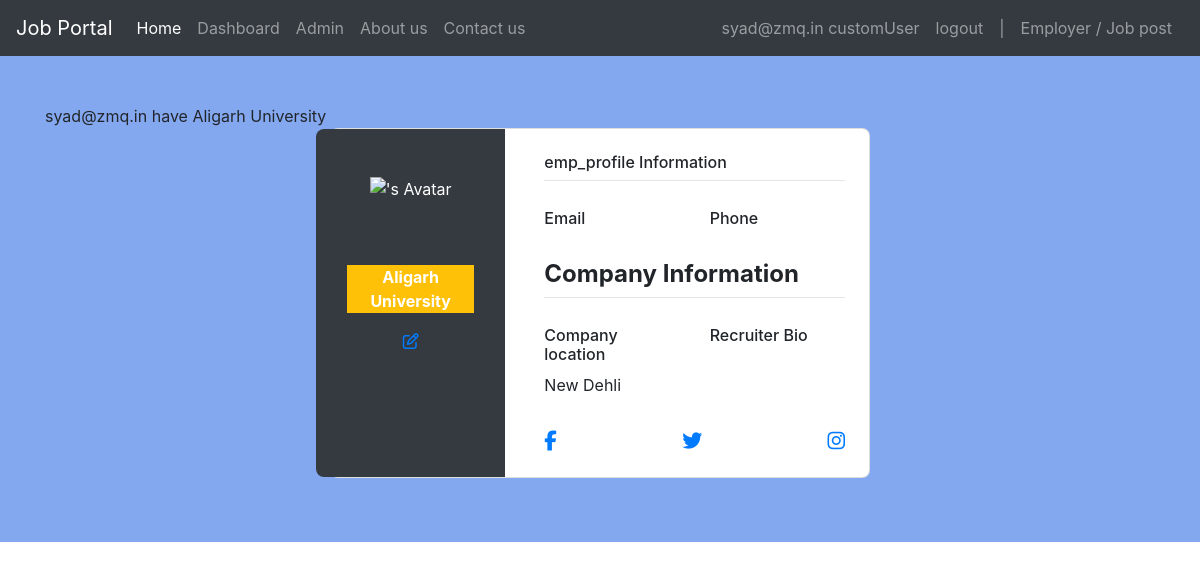
/Account/recruiter_profile/ (signed in), run on the app's committed database.
### users/models.py (models this page shows)
class CustomUser(AbstractBaseUser,PermissionsMixin):
    username=None  #Removed the username field*/
    email = models.EmailField(_("email address"), unique=True)
    first_name = models.CharField(max_length=100)
    last_name = models.CharField(max_length=100)
    is_staff = models.BooleanField(default=False)
    is_active = models.BooleanField(default=True)
    date_joined = models.DateTimeField(_("join date"), default=timezone.now)
    USER_TYPE_CHOICES = (
        ('candidate', 'Candidate'),
        ('recruiter', 'Recruiter'),
    )
    user_type = models.CharField(max_length=10,choices=USER_TYPE_CHOICES)
    USERNAME_FIELD="email"
    REQUIRED_FIELDS=[]
    objects=CustomUserManager()
    def __str__(self):
        return  f'{self.email} customUser'

### Account/models.py (models this page shows)
class RecruiterProfile(models.Model):
    USER_TYPE_CHOICES=CustomUser.USER_TYPE_CHOICES
    user = models.OneToOneField(CustomUser, on_delete=models.CASCADE)
    company_name=models.CharField(_("Your company name"), max_length=50)
    company_logo=models.ImageField(_("Company Image"), upload_to='proImage',blank=True,null=True)
    contact_phone=models.CharField(_("Phone number"), max_length=50,blank=True,null=True)
    location=models.CharField(_("Location "),max_length=50,default='New Dehli')
    bio=models.TextField(_("Write your bio here!!!!!!!"),max_length=500,blank=True)
    def __str__(self):
        return f"{self.user.email} have {self.company_name} "

### Account/views.py (the view)
# urls.py: path('recruiter_profile/', views.recruiter_profile_view, name='recruiter_profile'),
def recruiter_profile_view(request):
    print('jjjjjjjjjjjjjjjjjjjj')
    if not request.user.is_authenticated:
        HttpResponse('You have to loggin first to view profile ')
    try:
        emp_profile = RecruiterProfile.objects.get(user=request.user)
    except RecruiterProfile.DoesNotExist:
        return HttpResponse('User have not recruiter profile ')
    print('UserType',request.user.user_type)
    return render(request, 'account/recruiter_profile.html', {'emp_profile': emp_profile})

### templates/account/recruiter_profile.html (shortened to what this page needs)
{% extends "base.html" %} {% load static %} {% block content %}
<link rel="stylesheet" href="{% static 'css/employer_profile.css' %}" />
<link
  rel="stylesheet"
  href="https://cdnjs.cloudflare.com/ajax/libs/font-awesome/6.6.0/css/all.min.css"
/>
{% include "candidate_navbar.html" %}
<section class="vh-100" style="background-color: #84a8f0">
  <div class="container py-5 h-100">
    {% if emp_profile %}
     {{emp_profile}}
    <div class="row d-flex justify-content-center align-items-center h-100">
      <div class="col col-lg-6 mb-4 mb-lg-0">
        <div class="card mb-3" style="border-radius: 0.5rem">
          <div class="row g-0">
            <div
              class="col-md-4 text-center text-white bg-dark"
              style="
                border-top-left-radius: 0.5rem;
                border-bottom-left-radius: 0.5rem;
              "
            >
              <img
                src="https://mdbcdn.b-cdn.net/img/Photos/new-templates/bootstrap-chat/ava1-bg.webp"
                alt="{{ emp_profile.first_name }}'s Avatar"
                class="img-fluid my-5"
                style="width: 80px"
              />
              <p class="bg-warning m-3"><b>{{ emp_profile.company_name }}</b></p>
              <a href="{% url 'Account:update_recruiter_profile' %}">
                <i class="far fa-edit mb-5"></i>
              </a>
            </div>
            <div class="col-md-8">
              <div class="card-body p-4">
                <h6>emp_profile Information</h6>
                <hr class="mt-0 mb-4" />
                <div class="row pt-1">
                  <div class="col-6 mb-3">
                    <h6>Email</h6>
                  </div>
                  <div class="col-6 mb-3">
                    <h6>Phone</h6>
                  </div>
                </div>
                <h4><b>Company Information</b></h4>
                <hr class="mt-0 mb-4" />
                <div class="row pt-1">
                  <div class="col-6 mb-3">
                    <h6>Company location</h6>
                    <p class="">{{emp_profile.location}}</p>
                  </div>
                  <div class="col-6 mb-3">
                    <h6>Recruiter Bio</h6>
                  </div>
                </div>
                <div class="d-flex justify-content-between">
                  <a href="{{ emp_profile.facebook_url }}"
                    ><i class="fab fa-facebook-f fa-lg me-3"></i
                  ></a>
                  <a href="{{ emp_profile.twitter_url }}"
                    ><i class="fab fa-twitter fa-lg me-3"></i
                  ></a>
                  <a href="{{ emp_profile.instagram_url }}"
                    ><i class="fab fa-instagram fa-lg"></i
                  ></a>
                </div>
              </div>
            </div>
          </div>
        </div>
      </div>
    </div>
    {% else %}
    <p>No profiles available.</p>
    {% endif %} {% endblock %}

### templates/candidate_navbar.html (shortened to what this page needs)
<nav class="navbar navbar-expand-lg navbar-dark bg-dark fixed-top">
    <a class="navbar-brand" href="#">Job Portal</a>
    <div class="collapse navbar-collapse" id="navbarSupportedContent">
      <ul class="navbar-nav mr-auto">
        <li class="nav-item active">
          <a class="nav-link" href="{% url 'JobApp:job_view' %}">Home <span class="sr-only">(current)</span></a>
        </li>
        <li class="nav-item">
          <a class="nav-link" href="{% url 'JobApp:dashboard_view' %}">Dashboard</a>
        </li>
        <li class="nav-item">
          <a class="nav-link" href="/admin/">Admin</a>
        </li>
        <li class="nav-item">
          <a class="nav-link" href="{% url 'JobApp:about_us' %}">About us</a>
        </li>
        <li class="nav-item">
          <a class="nav-link" href="{% url 'JobApp:contact_us' %}">Contact us</a>
        </li>
      </ul>
      <ul class="nav navbar-nav navbar-right mr-1">
        {% if user.is_authenticated %}
        <li class="nav-item d-flex justify-content-center">
          <a href="{% url 'Account:candidate_profile' %}" class="nav-link"> {{ request.user }}</a> <a href="{% url 'Account:signout' %}" class="nav-link"> logout</a>
        </li>
        {% endif %}
        <li class=" nav-item "><a href="" class="nav-link"> |</a></li>
        <li class="nav-item">
          <a href="{% url 'JobApp:recruiter_job_view' %}" class="nav-link">Employer / Job post</a>
        </li>
      </ul>
    </div>
  </nav>

### templates/candidate_navbar.html (style rules this page uses)
.navbar.fixed-top { position: fixed; top: 0; left: 0; z-index: 1000; }
body { padding-top: 56px; }

### data on the page
CustomUser: user "syad@zmq.in customUser"
RecruiterProfile: user+company_name "syad@zmq.in have Aligarh University", company_name "Aligarh University", location "New Dehli"
